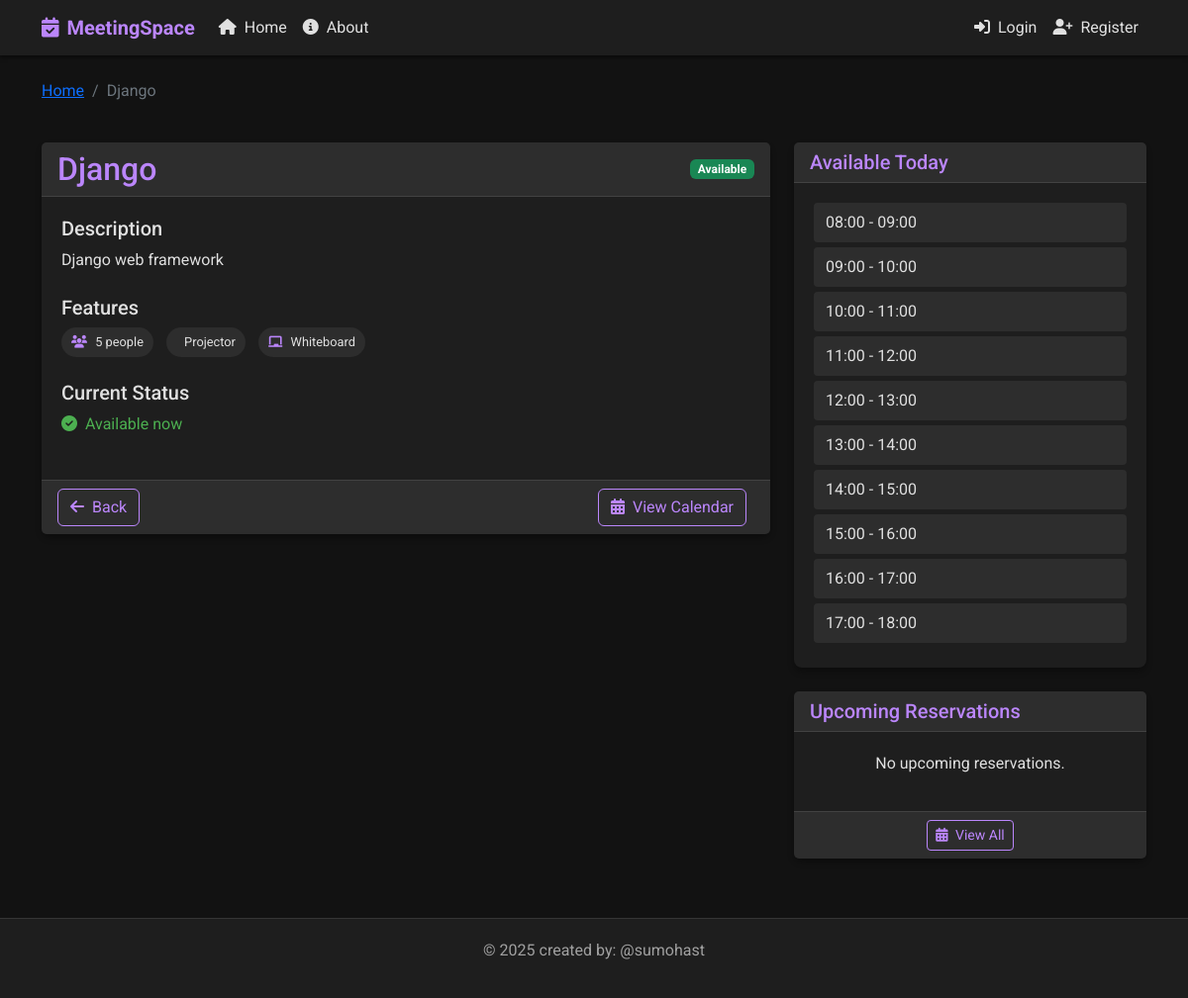
The page /room/3/ on the database as committed earlier.
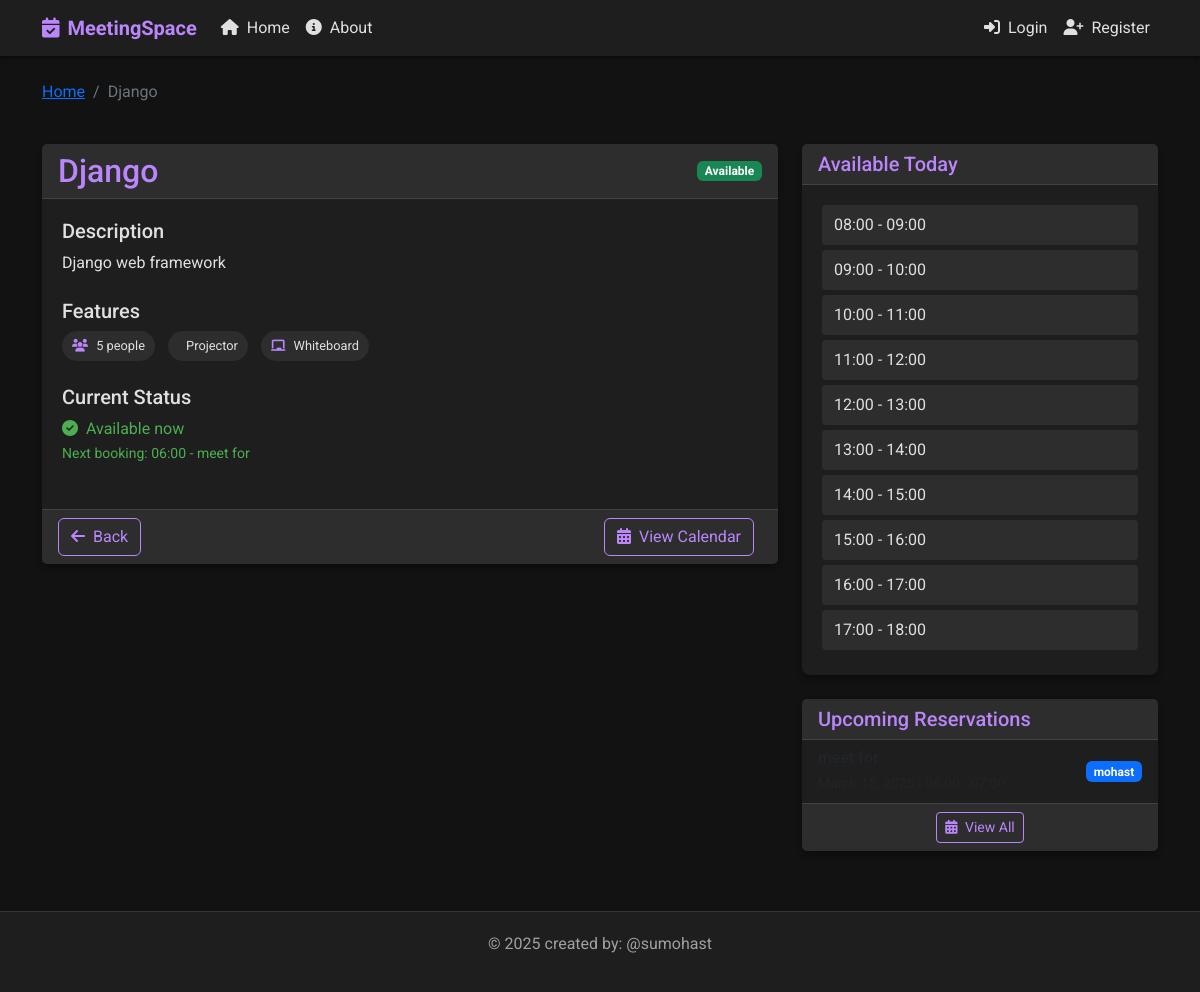
The same page on the database as committed later.
### base/models.py (models this page shows, shortened)
class Reservation(models.Model):
    participant_count = models.IntegerField(default=1, help_text="Number of participants")
    room = models.ForeignKey(Room, on_delete=models.CASCADE)
    user = models.ForeignKey(User, on_delete=models.CASCADE)
    title = models.CharField(max_length=200)
    description = models.TextField(null=True, blank=True)
    date = models.DateField()
    start_time = models.TimeField()
    end_time = models.TimeField()
    participants_emails = models.TextField(null=True, blank=True,
                                          help_text="Enter email addresses separated by commas")
    reminder_sent = models.BooleanField(default=False) # this field is used to track if a reminder has been sent for this reservation
    created = models.DateTimeField(auto_now_add=True)
    updated = models.DateTimeField(auto_now=True)
    class Meta:
        ordering = ['date', 'start_time']
        constraints = [
            models.UniqueConstraint(
                fields=['room', 'date', 'start_time'],
                name='unique_reservation'
            )
        ]

### base/views.py (the view)
# urls.py: path('room/<str:pk>/', views.room_detail, name="room-detail"),
def room_detail(request, pk):
    room = get_object_or_404(Room, id=pk)
    current_status = room.get_current_status()
    today = datetime.now().date()
    available_slots = room.get_available_time_slots(today)
    upcoming_reservations = Reservation.objects.filter(
        room=room,
        date__gte=today
    ).order_by('date', 'start_time')[:5]
    today_reservations = Reservation.objects.filter(
        room=room,
        date=today
    )
    room_is_full = False
    active_reservation = None
    if current_status['status'] == 'occupied':
        active_reservation = current_status['reservation']
        if hasattr(active_reservation, 'participant_count') and active_reservation.participant_count >= room.capacity:
            room_is_full = True
    context = {
        'room': room,
        'current_status': current_status,
        'available_slots': available_slots,
        'today': today,
        'upcoming_reservations': upcoming_reservations,
        'room_is_full': room_is_full,
        'active_reservation': active_reservation,
    }
    return render(request, 'base/room_detail.html', context)

### base/models.py (called while the page is built)
    def get_current_status(self): # this function returns the current status of the room (occupied/free)
        now = datetime.now()
        today = now.date()
        current_time = now.time()
        active_reservation = self.reservation_set.filter(
            date=today,
            start_time__lte=current_time,
            end_time__gt=current_time
        ).first()
        if active_reservation:
            return {
                'status': 'occupied',
                'reservation': active_reservation
            }
        else:
            return {
                'status': 'free',
                'next_reservation': self.reservation_set.filter(
                    date=today,
                    start_time__gt=current_time
                ).order_by('start_time').first()
            }

### templates/base/room_detail.html (shortened to what the changed rows need)
{% extends 'main.html' %}
{% block content %}
<div class="row">
    <div class="col-md-8">
        <div class="card mb-4">
            <div class="card-header d-flex justify-content-between align-items-center">
                <h2 class="mb-0">{{ room.name }}</h2>
            </div>
            <div class="card-body">
                <div class="mb-4">
                    {% if current_status.status == 'free' %}
                    <p class="status-free">
                        <i class="fas fa-check-circle me-1"></i> Available now
                        {% if current_status.next_reservation %}
                        <br>
                        <small>Next booking: {{ current_status.next_reservation.start_time|time:"H:i" }} - {{ current_status.next_reservation.title }}</small>
                        {% endif %}
                    </p>
                    {% else %}
                    <p class="status-occupied">
                        <i class="fas fa-times-circle me-1"></i> Occupied until {{ current_status.reservation.end_time|time:"H:i" }}
                        <br>
                        <small>{{ current_status.reservation.title }}</small>
                    </p>
                    {% endif %}
                </div>
            </div>
        </div>
    </div>
    <div class="col-md-4">
        <div class="card mb-4">
            <div class="card-body">
                {% if available_slots %}
                <div class="list-group">
                    {% for start, end in available_slots %}
                    <div class="time-slot d-flex justify-content-between align-items-center">
                        <span>{{ start|time:"H:i" }} - {{ end|time:"H:i" }}</span>
                    </div>
                    {% endfor %}
                </div>
                {% else %}
                <p class="text-center">No available time slots today.</p>
                {% endif %}
            </div>
        </div>
        <div class="card">
            <div class="card-body p-0">
                {% if upcoming_reservations %}
                <div class="list-group list-group-flush">
                    {% for reservation in upcoming_reservations %}
                    <div class="list-group-item bg-transparent">
                        <div class="d-flex justify-content-between align-items-center">
                            <div>
                                <h6 class="mb-1">{{ reservation.title }}</h6>
                                <small>{{ reservation.date }} | {{ reservation.start_time|time:"H:i" }} - {{ reservation.end_time|time:"H:i" }}</small>
                            </div>
                            <span class="badge bg-primary">{{ reservation.user.username }}</span>
                        </div>
                    </div>
                    {% endfor %}
                </div>
                {% else %}
                <div class="card-body">
                    <p class="text-center">No upcoming reservations.</p>
                </div>
                {% endif %}
            </div>
        </div>
    </div>
</div>
{% endblock %}

Rows that differ between the two databases and show on the page:
added Reservation: next_reservation.start_time "06:00", next_reservation "meet for", user.username "mohast"
Other text that changed with them:
text no longer shown: "No upcoming reservations."
text now shown: "Next booking: -"
